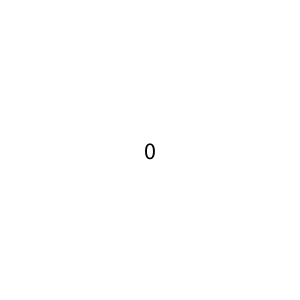
Frame 1 (no input)
Frame 60 (the mouse pressed at the canvas centre just before this capture): identical to frame 1, image omitted
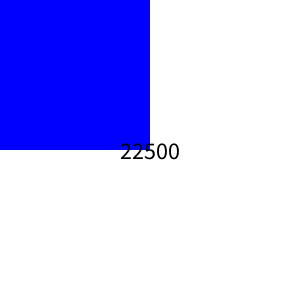
Frame 120 (the mouse held since frame 60 and released just before this capture)

The Processing sketch that drew these frames (run headless with seeded random() and noise(); from frame 60 on, the mouse is pressed at the canvas centre):

// Processing sketch: sketch_130412a
// ── sketch_130412a.pde
// Drag & Drop Rectangle (Week 7, Question 5) - 12-04-2013
// Max Schaefer (43263798)

// Set Variables For Rectangle Start Position
int rectangleStartX;
int rectangleStartY;

// Set Variables For Rectangle End Position
int rectangleEndX;
int rectangleEndY;

// Set Variables For Rectangle Pressed State
boolean rectanglePressed = false;

// Setup Function - Run Once At Program Start
void setup() {
	// Set Window Size
	size(300, 300);

	// Set Background Colour
	background(255);
}

// Draw Function - Run Every Frame
void draw() {
	// Clear Canvas
	background(255);

	// Draw Rectangle
	drawRectangle(rectangleStartX, rectangleStartY, rectangleEndX, rectangleEndY, rectanglePressed);

	// Draw Rectangle Area Text
	drawRectangleAreaText();
}

// Mouse Dragged Function
void mouseDragged() {
	// Set Rectangle End Position
	rectangleEndX = mouseX;
	rectangleEndY = mouseY;
}

// Mouse Press Function
void mousePressed() {
	// Set Rectangle Pressed State
	rectanglePressed = true;

	// Set Rectangle Start Position
	rectangleStartX = mouseX;
	rectangleStartY = mouseY;
}

// Mouse Release Function
void mouseReleased() {
	// Set Rectangle Pressed State
	rectanglePressed = false;
}

// Function To Draw Rectangle
void drawRectangle(int startX, int startY, int endX, int endY, boolean pressed) {
	// Check Pressed State & Set Fill Colour
	if (pressed)
		// Set Fill Colour (Blue)
		fill(0, 0, 255);
	else
		// Set Fill Colour (Red)
		fill(255, 0, 0);

	// Clear Stroke Weight
	noStroke();

	// Draw Rectangle
	rect(startX, startY, returnDistance(startX, endX), returnDistance(startY, endY));
}

// Function To Draw Rectangle Area Text
void drawRectangleAreaText() {
	// Set Text Colour
	fill(0);

	// Set Text Size
	textSize(24);

	// Set Text Alignment
	textAlign(CENTER, CENTER);

	// Draw Text
	text(returnArea(rectangleStartX, rectangleStartY, rectangleEndX, rectangleEndY), width/2, height/2);
}

// Function To Return Area
int returnArea(int startX, int startY, int endX, int endY) {
	// Return Area (Rounded & Positive)
	return round(abs(returnDistance(startX, endX)) * abs(returnDistance(startY, endY)));
}

// Function To Return Distance
int returnDistance(int start, int end) {
	// Check If Start Is More Than End
	if (start < end)
		// As End Is Lower Than Start, Return A Positive Distance
		return end - start;
	else
		// As End Is Lower Than Start, Return A Negative Distance
		return -(start - end);
}
